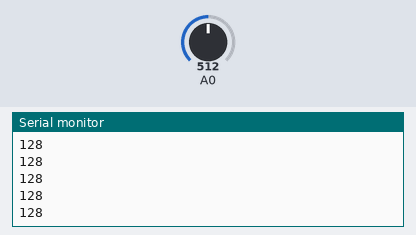
Recording of a sketch running on a simulated Arduino Uno, built with avr-gcc and run on an emulated ATmega328P. Shown: the last lines printed to the serial monitor. The inputs (shaded band) are chosen by the test bench; at power-on: A0 = 512.

Above: at 1.2 s.
1.3 s: A0 set to 716
At 1.8 s:
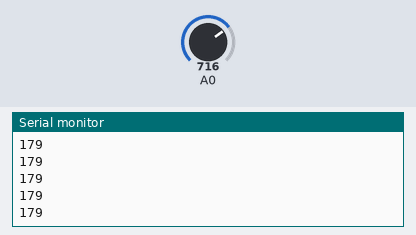
2.8 s: A0 set to 900
At 3.3 s:
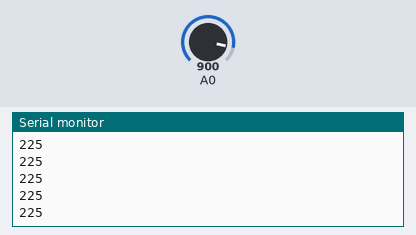
Timing chart, 0 to 5.8 s (numbered marks = the images above; inputs shaded):
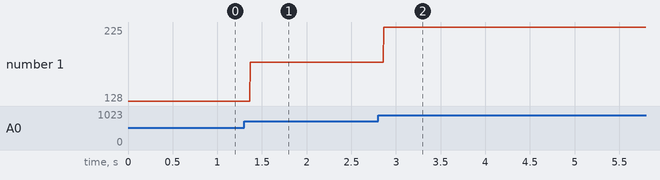

Measured:
- after the input at 1.3 s, the serial monitor: prints a new line after 0.07 s (image 1)
- after the input at 2.8 s, the serial monitor: prints a new line after 0.07 s (image 2)
- plotted number 1: 128 → 179 after the input at 1.3 s, 179 → 225 after the input at 2.8 s

The sketch:

light_sensor_detect.ino
```cpp
 // Define a variable to save the ADC value
const int pT = A0;
void setup() {

 Serial.begin(9600);
}
void loop() {
 int value = 0; // Read analog voltage value of pin A0, and save
 // Map analog to the 0-255 range, and works as ledPin duty cycle setting
 value = analogRead(A0);
 int convertValue = value/4;
 Serial.println(convertValue);


 delay(2);
}
```
